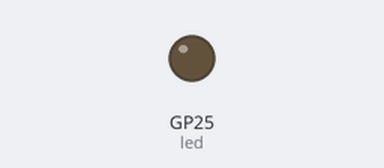
Bench run of a program on a simulated Raspberry Pi Pico running MicroPython. Shown: output pins drawn as LEDs (lit = HIGH).

Above: at 1.3 s.
At 4.3 s:
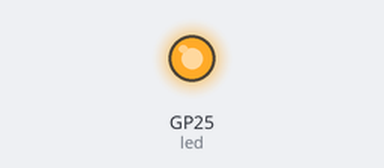
Timing chart, 0 to 6.8 s (numbered marks = the images above):
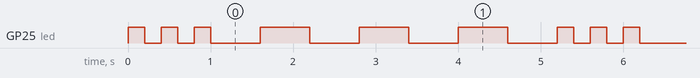

Measured:
- by itself, GP25 (led): repeats every 5.2 s: 2 × (LOW 0.20 s, HIGH 0.20 s), 3 × (LOW 0.60 s, HIGH 0.60 s), LOW 0.60 s, HIGH 0.20 s
- by itself, everything shown: repeats every 5.2 s, in 12 steps

The program:

03_02_sos.py
```python
from machine import Pin
from utime import sleep

led = Pin('LED', Pin.OUT)

while True:
    # S
    led.on()
    sleep(0.2)
    led.off()
    sleep(0.2)
    led.on()
    sleep(0.2)
    led.off()
    sleep(0.2)
    led.on()
    sleep(0.2)
    led.off()
    sleep(0.6)
    # O
    led.on()
    sleep(0.6)
    led.off()
    sleep(0.6)
    led.on()
    sleep(0.6)
    led.off()
    sleep(0.6)
    led.on()
    sleep(0.6)
    led.off()
    sleep(0.6)
```
